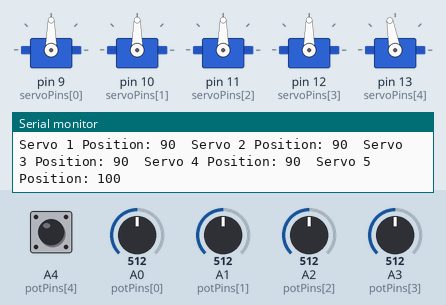
Simulated run of this sketch. Board: Arduino Uno, built with avr-gcc and run on an emulated ATmega328P. Shown: 5 × servo, the last lines printed to the serial monitor. The test bench sets the inputs (shaded band); at power-on: A0 (potPins[0]) = 512, A1 (potPins[1]) = 512, A2 (potPins[2]) = 512, A3 (potPins[3]) = 512, A4 (potPins[4]) HIGH.

Above: at 1.2 s.
1.3 s: A0 (potPins[0]) set to 537
At 2.7 s:
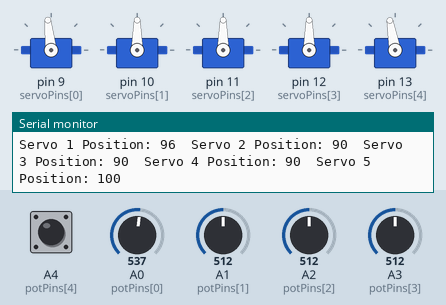
4.3 s: A0 (potPins[0]) set to 569
At 5.5 s:
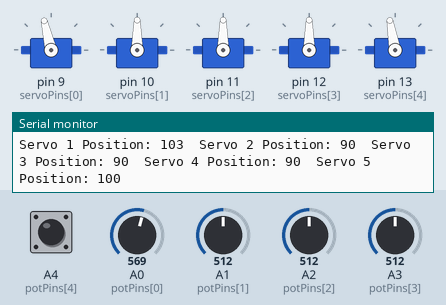
5.8 s: A1 (potPins[1]) set to 569
At 6.2 s:
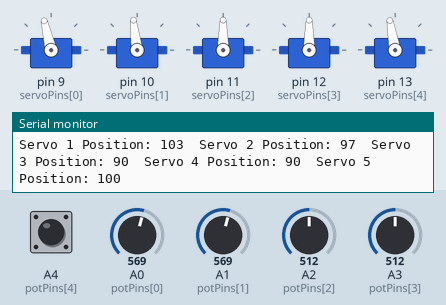
8.8 s: A1 (potPins[1]) set to 597
At 9.6 s:
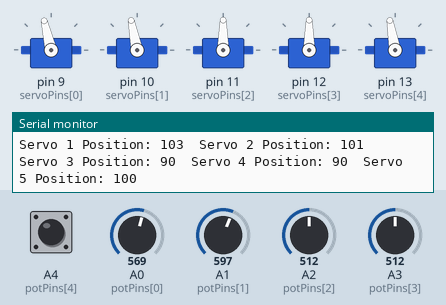
10.3 s: A2 (potPins[2]) set to 547
At 11.2 s:
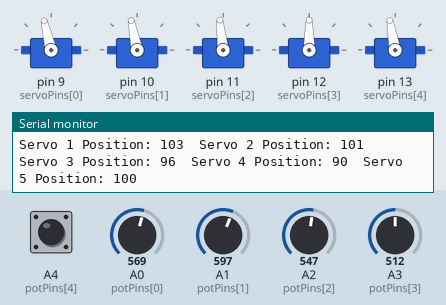
13.3 s: A2 (potPins[2]) set to 576
At 14.3 s:
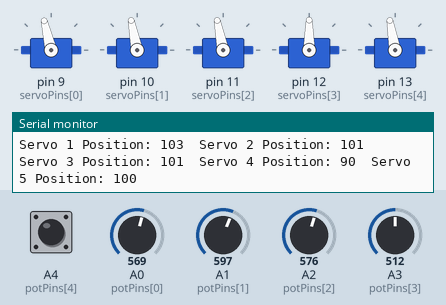
Timing chart, 0 to 15.8 s (numbered marks = the images above; inputs shaded):
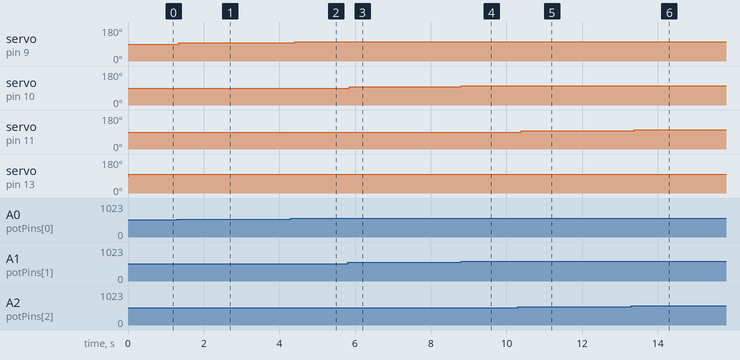

The sketch:

basic_controller.ino
```cpp
#include <Servo.h>

Servo servos[5]; // Array to store servo objects
int potPins[5] = {A0, A1, A2, A3, A4}; // Array to store potentiometer pins
int servoPins[5] = {9, 10, 11, 12, 13}; // Array to store servo pins
int servoMin[5] = {0, 40, 20, 0, 100}; // Array to store minimum servo positions
int servoMax[5] = {180, 140, 160, 180, 170}; // Array to store maximum servo positions
int potMin[4] = {127, 127, 127, 127}; // Array to store minimum potentiometer inputs
int potMax[4] = {895, 895, 895, 895}; // Array to store maximum potentiometer inputs
#define DEADBAND 2

void setup() {
  Serial.begin(9600);

  for (int i = 0; i < 5; i++) {
    if (i < 4) {
      pinMode(potPins[i], INPUT);
    } else {
      pinMode(potPins[i], INPUT_PULLUP); // Using internal pull-up resistor for the button
    }
    servos[i].attach(servoPins[i]);
    servos[i].write(90); // Initialize servo to 90 degrees
  }
}

void loop() {
  for (int i = 0; i < 5; i++) {
    int potValue;
    if (i < 4) {
      potValue = analogRead(potPins[i]);
    } else {
      // Read push button state: if 1, set servo position to 150; if 0, set servo position to 30
      potValue = digitalRead(potPins[i]) ? 100 : 170;
    }

    // Ensure potValue stays within the expected range
    if (i < 4) {
      if (potValue < potMin[i]) {
        potValue = potMin[i];
      } else if (potValue > potMax[i]) {
        potValue = potMax[i];
      }
    }

    int servoPosition;
    if (i < 4) {
      servoPosition = map(potValue, potMin[i], potMax[i], servoMin[i], servoMax[i]);
    } else {
      servoPosition = potValue;
    }

    if (abs(servoPosition - servos[i].read()) > DEADBAND) {
      servos[i].write(servoPosition);
    }

    Serial.print("Servo ");
    Serial.print(i + 1);
    Serial.print(" Position: ");
    Serial.print(servoPosition);
    Serial.print("  ");
  }
  Serial.println("");
}
```

Measured:
- after the input at 1.3 s, servo on pin 9 (servoPins[0]): 90° → 96° at once
- after the input at 4.3 s, servo on pin 9 (servoPins[0]): 96° → 103° after 0.10 s
- after the input at 5.8 s, servo on pin 10 (servoPins[1]): 90° → 97° after 0.05 s
- after the input at 8.8 s, servo on pin 10 (servoPins[1]): 97° → 101° at once
- after the input at 10.3 s, servo on pin 11 (servoPins[2]): 90° → 96° after 0.09 s
- after the input at 13.3 s, servo on pin 11 (servoPins[2]): 96° → 101° after 0.08 s
